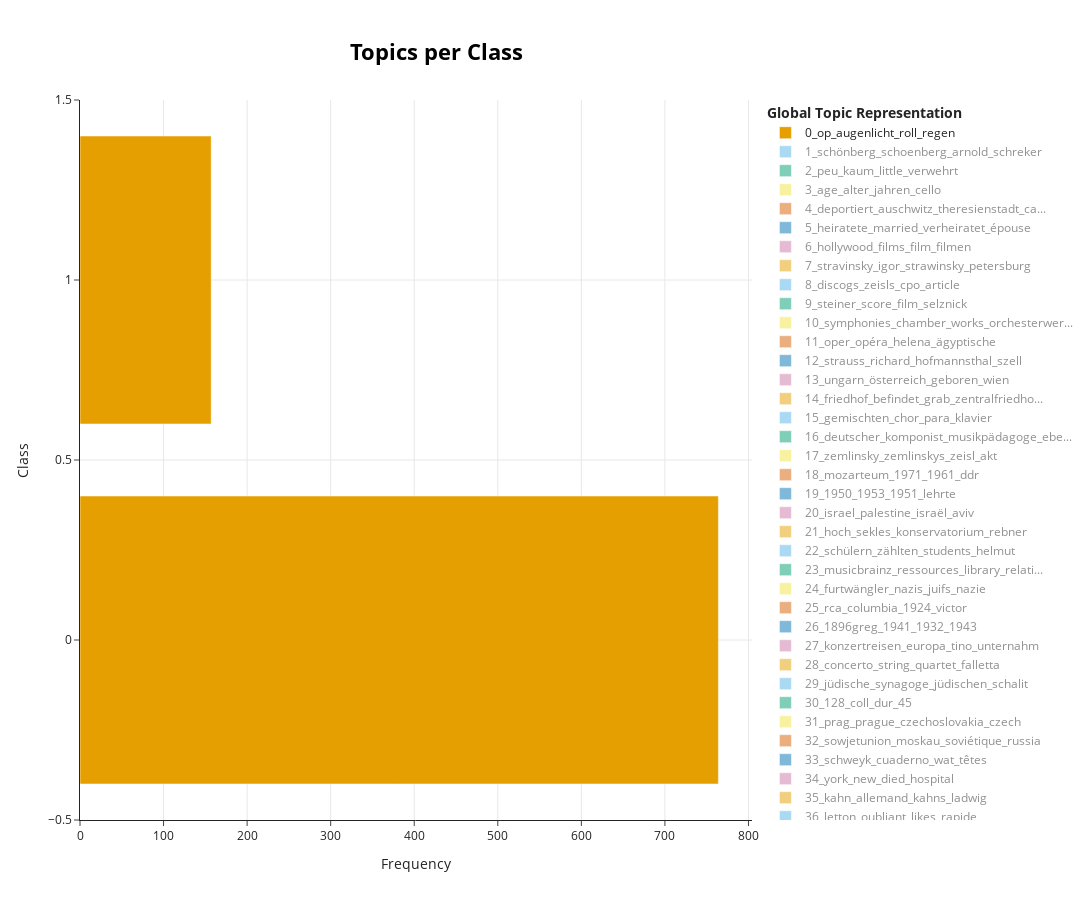

Notebook code cell kept with this figure:
### Code cell
bertopic_model.visualize_topics_per_class(topics_per_class, top_n_topics=300)
